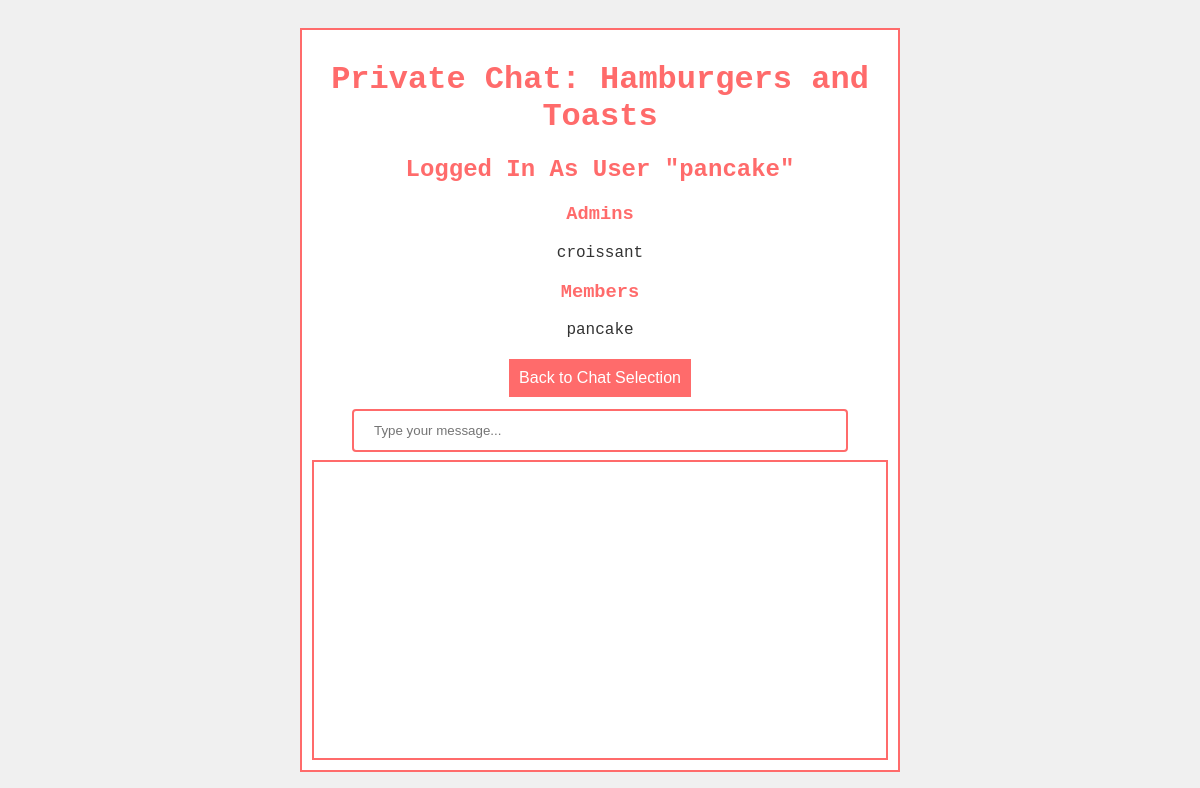
/mychat/chat/4/ (signed in), run on the app's committed database.
### MyChatApp/models.py (models this page shows, shortened)
class Chat(models.Model):
    chat_name = models.CharField(max_length=128, null=True, blank=True)
    chat_admins = models.ManyToManyField(Profile, related_name='chat_admins', blank=True)
    chat_members = models.ManyToManyField(Profile, related_name='chat_members', blank=True)
    one_on_one = models.BooleanField(default=False)

class Profile(AbstractUser):
    image = models.ImageField(upload_to='profile_pictures/', null=True, blank=True)
    nickname = models.CharField(max_length=20, null=True, blank=True)
    personal_information = models.TextField(null=True, blank=True)

### MyChatApp/views.py (the view)
@login_required
def chat_details(request, chat_id):
    chat = Chat.objects.get(id=chat_id)
    chat_members = chat.chat_members.all()
    chat_admins = chat.chat_admins.all()
    members_data = list(chat_members.values('nickname'))  # Get values as a list of dictionaries
    admins_data = list(chat_admins.values('nickname'))  # Get values as a list of dictionaries
    chat_type = "Private Chat" if chat.one_on_one else "Group Chat"
    context = {
        'chat_name': chat.chat_name,
        'chat_members': members_data,
        'chat_admins': admins_data,
        'chat_type': chat_type,
        'username': request.user.username,
    }
    return render(request, 'chat.html', context)

### templates/chat.html (shortened to what this page needs)
{% load static %}
<!DOCTYPE html>
<html>
<head>
  <link rel="stylesheet" type="text/css" href="{% static 'css/chat_styles.css' %}">
</head>
<body>
  <div class="chat-container">
    <h1>{{ chat_type }}: {{ chat_name }}</h1>
    <h2>Logged In As User "{{ user.username }}"</h2>
    <h3>Admins</h3>
    <p>
    {% for admin in chat_admins %}
      {{ admin.nickname }}{% if not forloop.last %}, {% endif %}
    {% endfor %}
    </p>
    <h3>Members</h3>
    <p>
    {% for member in chat_members %}
      {{ member.nickname }}{% if not forloop.last %}, {% endif %}
    {% endfor %}
    </p>
    <a href="{% url 'select_chat' %}"><button>Back to Chat Selection </button></a>
    {% if user.is_authenticated %}
      <form id="form" style="width: calc(100%);">
        <input type="text" name="message" autocomplete="off" placeholder="Type your message..." style="width: calc(100% - 80px);" />
      </form>
    {% endif %}
    <div id="messages" style="width: calc(100%);"></div>
  </div>
</body>
</html>

### static/css/chat_styles.css (style rules this page uses)
body { background-color: #f0f0f0; color: #333; font-family: 'Courier New', Courier, monospace; display: flex; justify-content: center; align-items: center; height: 100vh; margin: 0; }
.chat-container { border: 2px solid #ff6b6b; padding: 10px; margin: 10px; background-color: #fff; color: #333; width: 100%; max-width: 600px; text-align: center; box-sizing: border-box; }
h1, h2, h3 { color: #ff6b6b; text-align: center; }
a { color: #ff6b6b; text-decoration: none; }
button { background-color: #ff6b6b; color: #fff; border: none; padding: 10px; text-align: center; text-decoration: none; display: inline-block; font-size: 16px; margin: 4px 2px; cursor: pointer; }
form { display: flex; justify-content: center; align-items: center; flex-direction: column; width: 100%; }
form#form { display: flex; justify-content: space-between; align-items: center; width: 100%; }
form#form input[type="text"] { width: calc(100% - 100px); padding: 12px 20px; margin: 8px 0; box-sizing: border-box; border: 2px solid #ff6b6b; border-radius: 4px; }
#messages { height: 300px; border: 2px solid #ff6b6b; overflow: auto; padding: 10px; background-color: #fff; color: #333; width: calc(100% - 100px); box-sizing: border-box; }

### data on the page
Chat: chat_name "Hamburgers and Toasts"
Profile: username "pancake", nickname "pancake"

### other printed values
{{ chat_type }} "Private Chat"
{{ admin.nickname }} "croissant"
